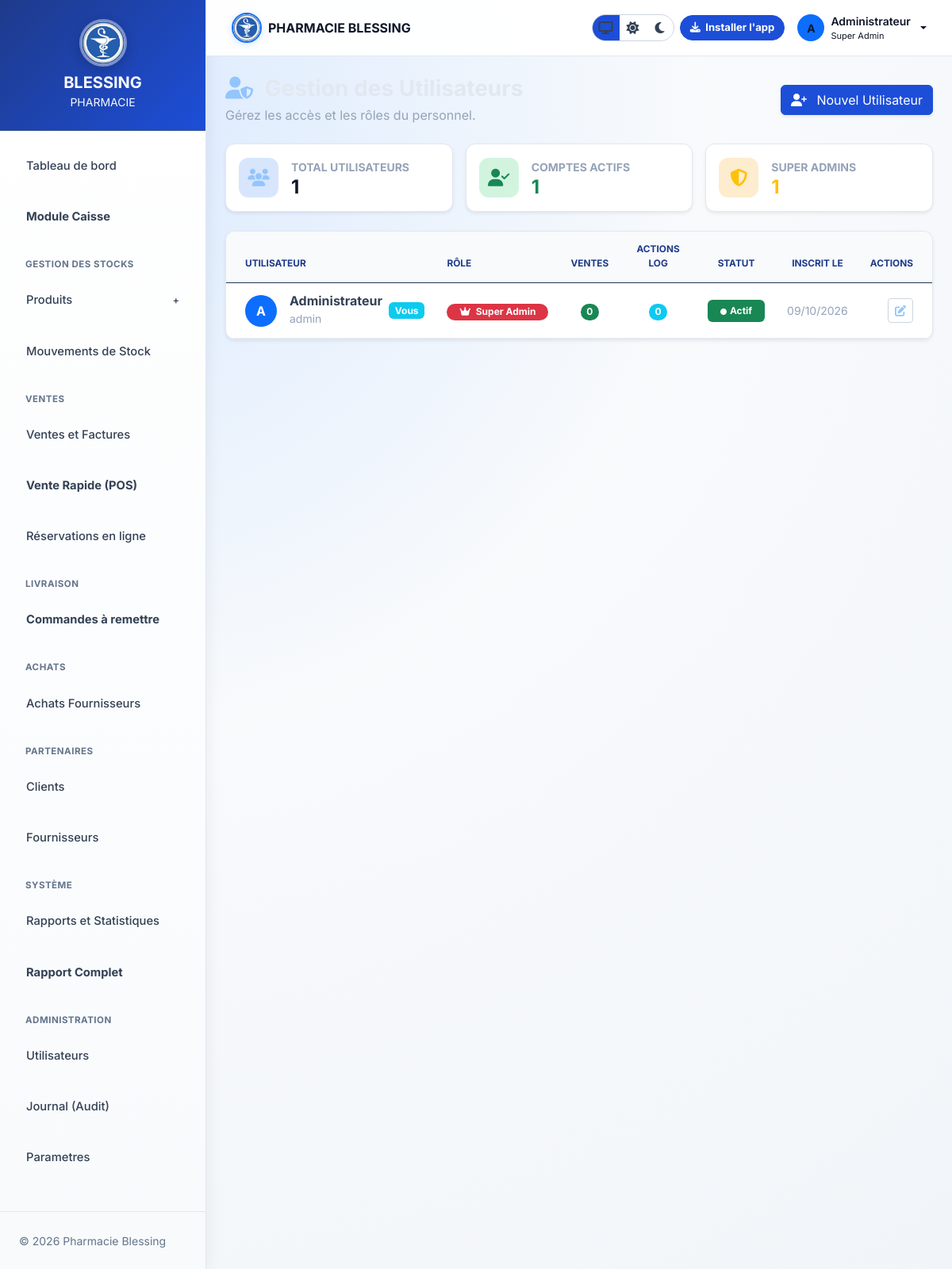
The app's page /modules/users/index.php (signed in) with its own data.
### tables this page shows
CREATE TABLE IF NOT EXISTS users (
  id INT AUTO_INCREMENT PRIMARY KEY,
  full_name VARCHAR(150) NOT NULL,
  username VARCHAR(100) NOT NULL UNIQUE,
  password VARCHAR(255) NOT NULL,
  role_id INT NOT NULL,
  status ENUM('active','inactive') NOT NULL DEFAULT 'active',
  last_login DATETIME NULL,
  created_at DATETIME NOT NULL DEFAULT CURRENT_TIMESTAMP,
  updated_at DATETIME NOT NULL DEFAULT CURRENT_TIMESTAMP ON UPDATE CURRENT_TIMESTAMP,
  CONSTRAINT fk_users_role FOREIGN KEY (role_id) REFERENCES roles(id)
    ON UPDATE CASCADE ON DELETE RESTRICT
);

CREATE TABLE IF NOT EXISTS roles (
  id INT AUTO_INCREMENT PRIMARY KEY,
  name VARCHAR(100) NOT NULL UNIQUE,
  permissions TEXT NULL,
  created_at DATETIME NOT NULL DEFAULT CURRENT_TIMESTAMP
);

### modules/users/index.php (the view, shortened to what this page needs)
<?php
require_once '../../config/db.php';
$users = $pdo->query("SELECT u.*, r.name as role_name,
    (SELECT COUNT(*) FROM sales WHERE user_id = u.id) as total_sales,
    (SELECT COUNT(*) FROM audit_logs WHERE user_id = u.id) as total_actions
    FROM users u
    LEFT JOIN roles r ON u.role_id = r.id
    ORDER BY u.created_at DESC")->fetchAll();
require_once '../../includes/header.php';
?>
<div class="d-flex flex-column flex-sm-row justify-content-between align-items-start align-items-sm-center gap-2 mb-4">
    <div>
        <h3 class="fw-bold mb-1"><i class="fas fa-user-shield text-primary me-2"></i> Gestion des Utilisateurs</h3>
        <p class="text-muted mb-0">Gérez les accès et les rôles du personnel.</p>
    </div>
    <a href="add.php" class="btn btn-primary shadow-sm"><i class="fas fa-user-plus me-2"></i> Nouvel Utilisateur</a>
</div>
<?php
$total_u   = count($users);
$active_u  = count(array_filter($users, fn($u) => $u['status'] === 'active'));
$admins_u  = count(array_filter($users, fn($u) => $u['role_name'] === 'Super Admin'));
?>
<div class="row g-3 mb-4">
    <div class="col-md-4">
        <div class="card border-0 shadow-sm p-3">
            <div class="d-flex align-items-center">
                <div class="stat-icon bg-light-primary text-primary me-3"><i class="fas fa-users"></i></div>
                <div><small class="text-muted fw-bold">TOTAL UTILISATEURS</small><h4 class="mb-0 fw-bold"><?php echo $total_u; ?></h4></div>
            </div>
        </div>
    </div>
    <div class="col-md-4">
        <div class="card border-0 shadow-sm p-3">
            <div class="d-flex align-items-center">
                <div class="stat-icon bg-light-success text-success me-3"><i class="fas fa-user-check"></i></div>
                <div><small class="text-muted fw-bold">COMPTES ACTIFS</small><h4 class="mb-0 fw-bold text-success"><?php echo $active_u; ?></h4></div>
            </div>
        </div>
    </div>
    <div class="col-md-4">
        <div class="card border-0 shadow-sm p-3">
            <div class="d-flex align-items-center">
                <div class="stat-icon bg-light-warning text-warning me-3"><i class="fas fa-shield-alt"></i></div>
                <div><small class="text-muted fw-bold">SUPER ADMINS</small><h4 class="mb-0 fw-bold text-warning"><?php echo $admins_u; ?></h4></div>
            </div>
        </div>
    </div>
</div>
<div class="card shadow-sm border-0">
    <div class="card-body p-0">
        <div class="table-responsive">
            <table class="table table-hover align-middle mb-0">
                <thead class="bg-light">
                    <tr>
                        <th class="ps-4">Utilisateur</th>
                        <th>Rôle</th>
                        <th class="text-center">Ventes</th>
                        <th class="text-center">Actions Log</th>
                        <th class="text-center">Statut</th>
                        <th class="text-center">Inscrit le</th>
                        <th class="text-end pe-4">Actions</th>
                    </tr>
                </thead>
                <tbody>
                    <?php foreach ($users as $u): ?>
                    <tr>
                        <td class="ps-4">
                            <div class="d-flex align-items-center">
                                <div class="bg-primary text-white rounded-circle d-flex align-items-center justify-content-center me-3 fw-bold" style="width:40px;height:40px;font-size:16px;">
                                    <?php echo strtoupper(substr($u['full_name'] ?? 'U', 0, 1)); ?>
                                </div>
                                <div>
                                    <h6 class="mb-0 fw-bold"><?php echo htmlspecialchars($u['full_name']); ?></h6>
                                    <small class="text-muted"><?php echo htmlspecialchars($u['username']); ?></small>
                                </div>
                                <?php if ($u['id'] == $_SESSION['user_id']): ?>
                                    <span class="badge bg-info ms-2">Vous</span>
                                <?php endif; ?>
                            </div>
                        </td>
                        <td>
                            <?php
                            $role_n = $u['role_name'] ?? 'N/A';
                            $role_class = match($role_n) {
                                'Super Admin' => 'bg-danger',
                                'Admin'       => 'bg-warning text-dark',
                                'Gérant'      => 'bg-info text-dark',
                                'Caissier'    => 'bg-primary',
                                'Facturier'   => 'bg-success',
                                'Livreur'     => 'bg-secondary',
                                default       => 'bg-secondary'
                            };
                            ?>
                            <span class="badge <?php echo $role_class; ?> rounded-pill px-3">
                                <?php if ($role_n === 'Super Admin'): ?><i class="fas fa-crown me-1"></i><?php endif; ?>
                                <?php echo htmlspecialchars($role_n); ?>
                            </span>
                        </td>
                        <td class="text-center"><span class="badge bg-success rounded-pill"><?php echo $u['total_sales']; ?></span></td>
                        <td class="text-center"><span class="badge bg-info rounded-pill"><?php echo $u['total_actions']; ?></span></td>
                        <td class="text-center">
                                <?php if ($u['status'] === 'active'): ?>
                                    <span class="badge bg-success px-3 py-2"><i class="fas fa-circle me-1" style="font-size:8px;"></i>Actif</span>
                                <?php else: ?>
                                    <span class="badge bg-secondary px-3 py-2"><i class="fas fa-circle me-1" style="font-size:8px;"></i>Inactif</span>
                                <?php endif; ?>
                        </td>
                        <td class="text-center text-muted small"><?php echo date('d/m/Y', strtotime($u['created_at'])); ?></td>
                        <td class="text-end pe-4">
                            <a href="edit.php?id=<?php echo $u['id']; ?>" class="btn btn-sm btn-light text-primary" title="Modifier"><i class="fas fa-edit"></i></a>
                        </td>
                    </tr>
                    <?php endforeach; ?>
                </tbody>
            </table>
        </div>
    </div>
</div>
<?php require_once '../../includes/footer.php'; ?>

### assets/css/style.css (style rules this page uses)
:root { --primary-color: #1d4ed8; --primary-dark: #1e3a8a; --primary-soft: #93c5fd; --secondary-color: #94a3b8; --success-color: #22c55e; --danger-color: #ef4444; --warning-color: #f59e0b; --info-color: #0ea5e9; --bg-main: #020617; --bg-panel: #0b1220; --bg-elevated: #111b2f; --bg-soft: #0f172a; --text-main: #e2e8f0; --text-muted: #94a3b8; --border-color: #1e293b; --sidebar-width: 260px; --shadow-sm: 0 4px 14px rgba(0, 0, 0, 0.25); --shadow-md: 0 10px 24px rgba(0, 0, 0, 0.35); --border-radius: 12px; }
html, body { min-height: 100%; }
body { font-family: 'Inter', sans-serif; background: radial-gradient(circle at 10% 10%, #172554 0%, #020617 45%, #020617 100%); overflow-x: hidden; color: var(--text-main); }
.card { border-radius: var(--border-radius) !important; border: 1px solid var(--border-color) !important; background: linear-gradient(180deg, rgba(17, 27, 47, 0.96) 0%, rgba(11, 18, 32, 0.96) 100%) !important; color: var(--text-main); box-shadow: var(--shadow-sm); }
.stat-icon { width: 50px; height: 50px; border-radius: 12px; display: flex; align-items: center; justify-content: center; font-size: 22px; }
.table-custom, .table { border-radius: var(--border-radius); overflow: hidden; background: transparent; color: #cbd5e1; }
.table-custom thead th, .table thead th { background-color: #0b1426 !important; border-bottom: 1px solid #223253; color: #bfdbfe; text-transform: uppercase; font-size: 0.74rem; font-weight: 700; padding: 14px; }
.table-custom tbody td, .table tbody td { padding: 13px 14px; vertical-align: middle; color: #cbd5e1; border-bottom: 1px solid #1e293b; background: transparent !important; }
.table-responsive { -webkit-overflow-scrolling: touch; max-width: 100%; }
.bg-light, .bg-light-subtle { background-color: #0b1426 !important; }
.text-muted { color: var(--text-muted) !important; }
.btn-primary { background-color: var(--primary-color) !important; border-color: var(--primary-color) !important; }
.btn-light, .btn-outline-secondary, .btn-outline-primary { background-color: #0b1426; color: #cbd5e1; border-color: #334155; }
.bg-light-primary { background-color: rgba(59, 130, 246, 0.2); }
.bg-light-success { background-color: rgba(34, 197, 94, 0.2); }
.bg-light-warning { background-color: rgba(245, 158, 11, 0.2); }
.text-primary { color: #93c5fd !important; }

### assets/css/theme.css (style rules this page uses)
html[data-theme="light"] body:not(.public-body) { background: #f1f5f9; color: #0f172a; }
html[data-theme="light"] .card, html[data-theme="light"] .dropdown-menu { background: #ffffff !important; color: #0f172a; border-color: #e2e8f0 !important; }
html[data-theme="light"] .table, html[data-theme="light"] .table-custom, html[data-theme="light"] .table tbody td, html[data-theme="light"] .table-custom tbody td { color: #334155; border-bottom-color: #e2e8f0; }
html[data-theme="light"] .table thead th, html[data-theme="light"] .table-custom thead th, html[data-theme="light"] .bg-light, html[data-theme="light"] .bg-light-subtle { background-color: #f8fafc !important; color: #1e3a8a; }
html[data-theme="light"] .btn-light, html[data-theme="light"] .btn-outline-secondary, html[data-theme="light"] .btn-outline-primary { background: #ffffff; color: #1e3a8a; border-color: #cbd5e1; }
html[data-theme="light"] body:not(.public-body) { background: radial-gradient(circle at 10% 10%, #dbeafe 0%, #f8fafc 42%, #f1f5f9 100%); }
html[data-theme="light"] body { background: #f8fafc; color: #0f172a; }

### records on screen
users: status "1", role.name "1", full_name "A", full_name "Administrateur", username "admin", shows "Vous", role.name "Super Admin", total_sales "0", total_actions "0", shows "Actif", created_at "09/10/2026"

### other values on screen
substr($_SESSION['full_name'], 0, 1) "A"
$_SESSION['full_name'] "Administrateur"
$_SESSION['role'] "Super Admin"
$total_u "1"
